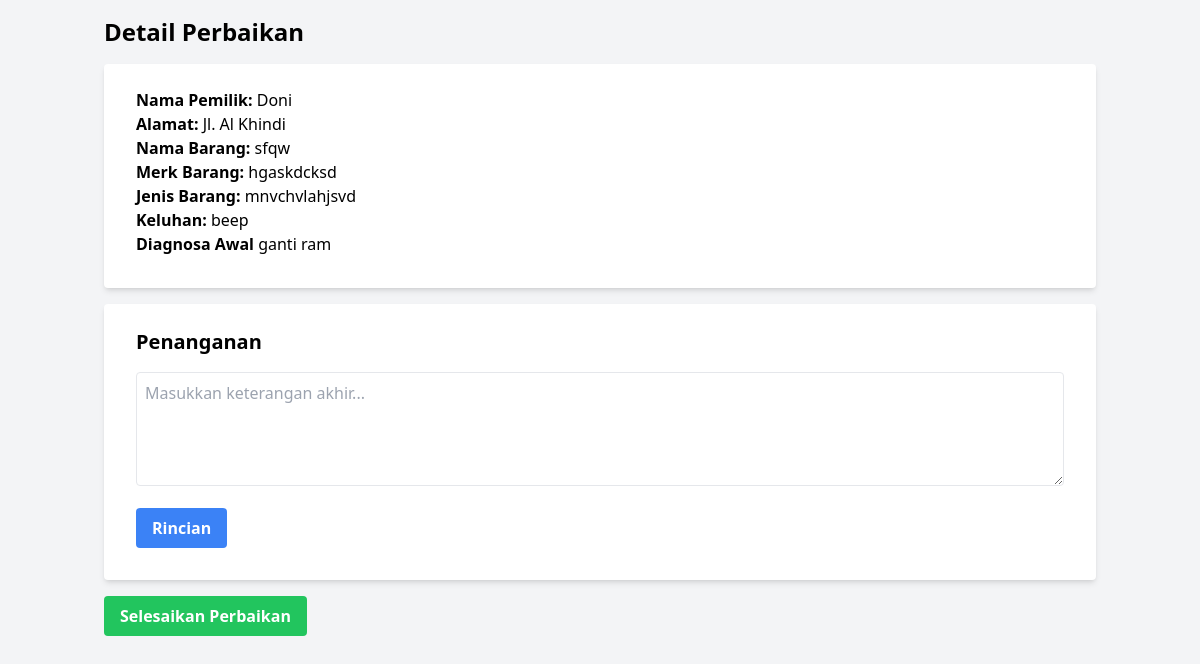
Page /html/detail.php?id=48 on the committed database.
### tables this page shows
CREATE TABLE `barang` (
  `tanggal_input` datetime DEFAULT CURRENT_TIMESTAMP,
  `tanggal_selesai` datetime DEFAULT NULL,
  `nama_barang` varchar(100) NOT NULL,
  `jenis_barang` varchar(50) DEFAULT NULL,
  `merk_barang` varchar(50) DEFAULT NULL,
  `keluhan_barang` text,
  `id_pelanggan` int DEFAULT NULL,
  `status` enum('Belum Diperbaiki','Sedang Diperbaiki','Selesai Diperbaiki','') NOT NULL,
  `status_updated_at` timestamp NULL DEFAULT CURRENT_TIMESTAMP ON UPDATE CURRENT_TIMESTAMP,
  `ID_Service` int NOT NULL,
  `hubungi_kondisi` enum('Belum','Sudah') DEFAULT 'Belum',
  `hubungi_ambil` enum('Sudah','Belum') DEFAULT 'Belum',
  `diambil` enum('Sudah','Belum') DEFAULT 'Belum',
  `dibayar` enum('Sudah','Belum') DEFAULT 'Belum',
  `dikembalikan` enum('Sudah','Belum') NOT NULL DEFAULT 'Belum',
  `lunas` enum('Lunas','Belum') DEFAULT 'Belum'
);

CREATE TABLE `pelanggan` (
  `id_pelanggan` int NOT NULL,
  `nama` varchar(100) NOT NULL,
  `no_hp` varchar(20) NOT NULL,
  `alamat` varchar(20) NOT NULL
);

CREATE TABLE `detail_keluhan` (
  `id_keluhan` int NOT NULL,
  `keterangan_awal` text NOT NULL,
  `konfirmasi_keterangan` enum('Eksekusi','Jangan Dieksekusi') DEFAULT 'Jangan Dieksekusi',
  `keterangan_akhir` text NOT NULL,
  `id_user` int DEFAULT NULL,
  `kondisi` enum('bisa diperbaiki','tidak bisa diperbaiki') DEFAULT NULL,
  `ID_Service` int DEFAULT NULL
);

### html/detail.php (the view, shortened to what this page needs)
<?php
include "/laragon/www/FPPWEB/php/connect_db.php";
$serviceId = $_GET['id'];
$query = "SELECT b.*, p.nama AS nama_pemilik, p.alamat, p.no_hp, dk.keterangan_akhir, dk.keterangan_awal, dk.kondisi, u.nama AS nama_teknisi
          FROM barang b
          JOIN pelanggan p ON b.id_pelanggan = p.id_pelanggan
          LEFT JOIN detail_keluhan dk ON b.ID_Service = dk.ID_Service
          LEFT JOIN user u ON dk.id_user = u.id_user
          WHERE b.ID_Service = ?";
$stmt = mysqli_prepare($link, $query);
mysqli_stmt_bind_param($stmt, "i", $serviceId);
mysqli_stmt_execute($stmt);
$result = mysqli_stmt_get_result($stmt);
$data = mysqli_fetch_assoc($result);
?>
<!DOCTYPE html>
<html lang="en">
<head>
  <script src="https://cdn.tailwindcss.com"></script>
</head>
<body class="bg-gray-100">
  <div class="container mx-auto p-4">
    <h1 class="text-2xl font-bold mb-4">Detail Perbaikan</h1>
    <div class="bg-white shadow-md rounded px-8 pt-6 pb-8 mb-4">
      <p><strong>Nama Pemilik:</strong> <?php echo $data['nama_pemilik']; ?></p>
      <p><strong>Alamat:</strong> <?php echo $data['alamat']; ?></p>
      <p><strong>Nama Barang:</strong> <?php echo $data['nama_barang']; ?></p>
      <p><strong>Merk Barang:</strong> <?php echo $data['merk_barang']; ?></p>
      <p><strong>Jenis Barang:</strong> <?php echo $data['jenis_barang']; ?></p>
      <p><strong>Keluhan:</strong> <?php echo $data['keluhan_barang']; ?></p>
      <p><strong>Diagnosa Awal</strong> <?php echo $data['keterangan_awal']; ?></p>
    </div>
    <div class="bg-white shadow-md rounded px-8 pt-6 pb-8 mb-4">
      <h2 class="text-xl font-bold mb-4">Penanganan</h2>
      <textarea id="keteranganAkhir" class="w-full p-2 border rounded" rows="4" placeholder="Masukkan keterangan akhir..."></textarea>
      <button onclick="generateTable()" class="mt-4 bg-blue-500 hover:bg-blue-700 text-white font-bold py-2 px-4 rounded">
        Rincian
      </button>
    </div>
    <button onclick="selesaikanPerbaikan()" class="bg-green-500 hover:bg-green-700 text-white font-bold py-2 px-4 rounded">
      Selesaikan Perbaikan
    </button>
  </div>
</body>
</html>

### rows in the picture
barang: id_pelanggan.nama "Doni", id_pelanggan.alamat "Jl. Al Khindi", nama_barang "sfqw", merk_barang "hgaskdcksd", jenis_barang "mnvchvlahjsvd", keluhan_barang "beep", detail_keluhan.keterangan_awal "ganti ram"
